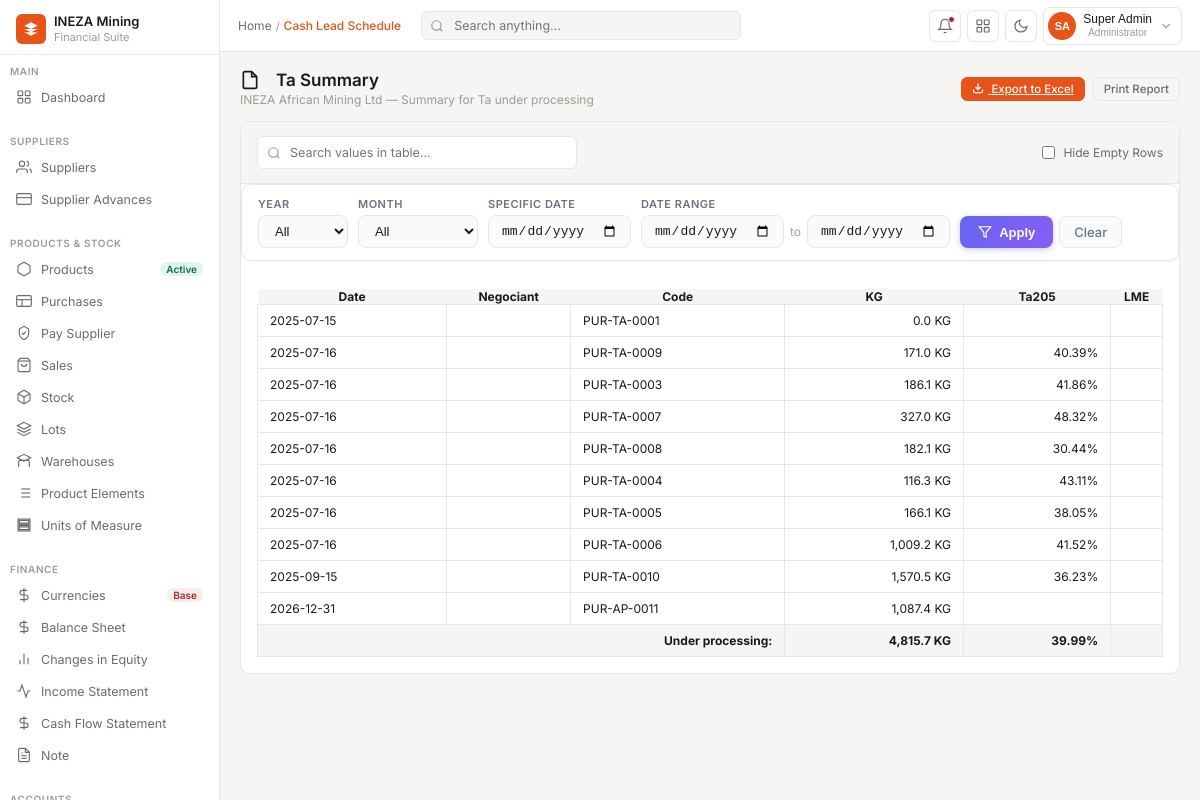
/pages/report_ta_summary/index.php (signed in), run on an earlier commit of the app's database.
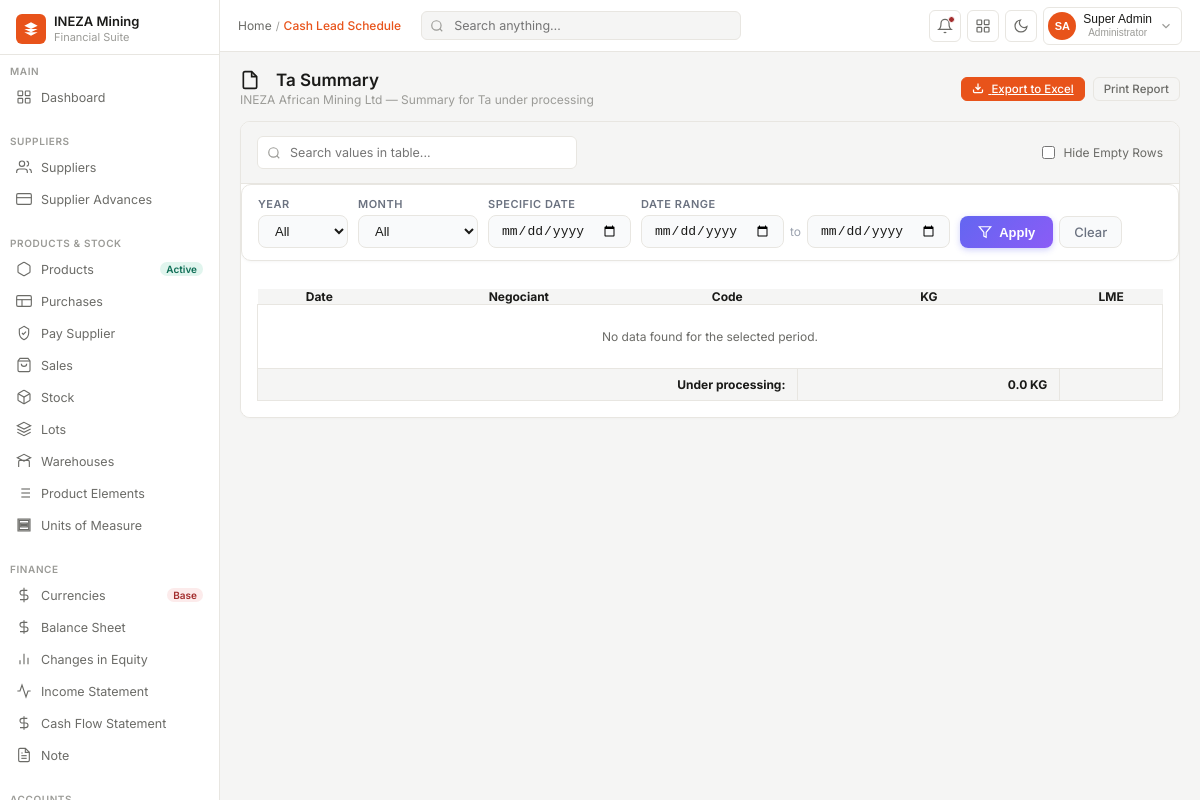
And on a later commit of the database.
### tables this page shows
CREATE TABLE `product_element` (
  `id` int(10) UNSIGNED NOT NULL,
  `element_code` varchar(30) NOT NULL COMMENT 'e.g. Ta205, Nb205, Sn, Fe, Bal',
  `element_name` varchar(150) NOT NULL COMMENT 'e.g. Tantalum Pentoxide, Tin, Iron',
  `symbol` varchar(20) DEFAULT NULL,
  `description` text DEFAULT NULL,
  `is_active` tinyint(1) DEFAULT 1,
  `created_at` timestamp NOT NULL DEFAULT current_timestamp(),
  `updated_at` timestamp NOT NULL DEFAULT current_timestamp() ON UPDATE current_timestamp()
);

CREATE TABLE `purchasing` (
  `id` bigint(20) UNSIGNED NOT NULL,
  `purchase_no` varchar(50) NOT NULL COMMENT 'Internal reference e.g. PUR-2025-0001',
  `delivery_no` varchar(30) DEFAULT NULL COMMENT 'D/Down reference e.g. DD 1',
  `inventory_code` varchar(50) DEFAULT NULL COMMENT 'Inventory/stock code per delivery',
  `account_id` bigint(20) UNSIGNED DEFAULT NULL,
  `delivery_date` date DEFAULT NULL,
  `purchase_date` date NOT NULL DEFAULT curdate(),
  `lot_id` int(10) UNSIGNED NOT NULL COMMENT 'Which lot/batch this delivery belongs to',
  `product_id` int(10) UNSIGNED NOT NULL COMMENT 'Which mineral product was purchased',
  `supplier_id` bigint(20) UNSIGNED NOT NULL COMMENT 'The négociant/supplier',
  `negociant` varchar(200) DEFAULT NULL,
  `warehouse_id` int(10) UNSIGNED NOT NULL COMMENT 'Receiving warehouse',
  `quantity_kg` decimal(14,4) NOT NULL COMMENT 'Delivered quantity in Kg',
  `uom_id` int(10) UNSIGNED NOT NULL DEFAULT 1 COMMENT 'Unit of measure (default KG)',
  `price_per_kg_rwf` decimal(18,4) DEFAULT NULL COMMENT 'Price per Kg in Rwf',
  `purchase_value_rwf` decimal(18,2) DEFAULT NULL COMMENT 'Total purchase value in Rwf',
  `exchange_rate` decimal(14,4) DEFAULT NULL COMMENT 'RWF/USD rate on purchase date',
  `purchase_currency_id` tinyint(3) UNSIGNED DEFAULT NULL,
  `purchase_amount_in_currency` decimal(18,4) DEFAULT NULL,
  `converted_amount` decimal(18,4) DEFAULT NULL,
  `purchase_value_usd` decimal(18,4) DEFAULT NULL COMMENT 'Total purchase value in USD',
  `net_paid_supplier_usd` decimal(18,4) DEFAULT NULL COMMENT 'Net amount paid to supplier USD',
  `charges_per_kg` decimal(12,4) DEFAULT NULL COMMENT 'Processing charge per Kg',
  `production_charges_per_kg` decimal(12,4) DEFAULT NULL,
  `price_per_ta_unit` decimal(12,4) DEFAULT NULL COMMENT 'Price per Ta unit (coltan)',
  `price_per_kg_usd` decimal(12,4) DEFAULT NULL COMMENT '$ price per Kg',
  `pricing_method` enum('lme','manual') NOT NULL DEFAULT 'lme',
  `lme_price` decimal(14,4) DEFAULT NULL COMMENT 'LME reference price (Tin)',
  `tc_charges` decimal(12,4) DEFAULT NULL COMMENT 'Treatment/refining charges',
  `tax_rra` decimal(14,4) DEFAULT NULL COMMENT 'RRA tax withheld',
  `tax_rma` decimal(14,4) DEFAULT NULL COMMENT 'RMA tax withheld',
  `tax_inkomane` decimal(14,4) DEFAULT NULL COMMENT 'INKOMANE levy withheld',
  `production_charges` decimal(14,4) DEFAULT NULL COMMENT 'Total production charges',
  `status` enum('pending','confirmed','received','cancelled') NOT NULL DEFAULT 'pending',
  `notes` text DEFAULT NULL,
  `created_by` int(11) DEFAULT NULL,
  `created_at` timestamp NOT NULL DEFAULT current_timestamp(),
  `updated_at` timestamp NOT NULL DEFAULT current_timestamp() ON UPDATE current_timestamp()
);

CREATE TABLE `unit_of_measure` (
  `id` int(10) UNSIGNED NOT NULL,
  `code` varchar(20) NOT NULL COMMENT 'e.g. KG, MT, G, LB',
  `name` varchar(100) NOT NULL COMMENT 'e.g. Kilogram, Metric Ton',
  `symbol` varchar(10) DEFAULT NULL,
  `is_active` tinyint(1) DEFAULT 1,
  `created_at` timestamp NOT NULL DEFAULT current_timestamp(),
  `updated_at` timestamp NOT NULL DEFAULT current_timestamp() ON UPDATE current_timestamp()
);

CREATE TABLE `purchasing_element_grade` (
  `id` bigint(20) UNSIGNED NOT NULL,
  `purchasing_id` bigint(20) UNSIGNED NOT NULL,
  `product_element_id` int(10) UNSIGNED NOT NULL,
  `grade_pct` decimal(10,6) DEFAULT NULL COMMENT 'Element grade as a fraction e.g. 0.418582',
  `notes` varchar(255) DEFAULT NULL
);

### pages/report_ta_summary/index.php (the view, shortened to what the changed rows need)
<?php
require_once __DIR__ . '/../../config/db.php';
$report_slug = 'ta_summary';
$report_title = 'Ta Summary';
$date_cond = "";
function formatGradeHtml($val) {
    $val = (float)$val;
    if ($val <= 1.0) {
        $val = $val * 100;
    }
    return number_format($val, 2) . '%';
}
$elements_query = "SELECT DISTINCT pe.id, pe.element_code, pe.element_name, pe.symbol, COALESCE(pec.display_order, 999) as display_order
                   FROM product_element pe
                   JOIN purchasing_element_grade peg ON pe.id = peg.product_element_id
                   JOIN purchasing p ON peg.purchasing_id = p.id
                   LEFT JOIN product_element_composition pec ON pe.id = pec.product_element_id AND pec.product_id = 2
                   WHERE p.product_id = 2 {$date_cond}
                   ORDER BY display_order ASC, pe.element_code ASC";
$elements_res = mysqli_query($conn, $elements_query);
if (!$elements_res || mysqli_num_rows($elements_res) === 0) {
    $elements_query = "SELECT DISTINCT pe.id, pe.element_code, pe.element_name, pe.symbol, COALESCE(pec.display_order, 999) as display_order
                       FROM product_element pe
                       LEFT JOIN product_element_composition pec ON pe.id = pec.product_element_id AND pec.product_id = 2
                       WHERE pec.product_id = 2
                       ORDER BY display_order ASC, pe.element_code ASC";
    $elements_res = mysqli_query($conn, $elements_query);
}
$elements = [];
while ($elem = mysqli_fetch_assoc($elements_res)) {
    $elements[] = $elem;
}
$uom_code = 'Kgs';
$uom_query = "SELECT uom.code
              FROM product p
              LEFT JOIN unit_of_measure uom ON p.uom_id = uom.id
              WHERE p.id = 2";
$uom_res = mysqli_query($conn, $uom_query);
if ($uom_res && $uom_row = mysqli_fetch_assoc($uom_res)) {
    $uom_code = $uom_row['code'] ?: 'Kgs';
}
$query = "SELECT p.id, p.purchase_date as tx_date, p.negociant, s.name as supplier_name, p.purchase_no,
            p.quantity_kg as total_weight,
            p.lme_price as avg_lme
          FROM purchasing p
          JOIN suppliers s ON p.supplier_id = s.id
          WHERE p.product_id = 2 {$date_cond}
          ORDER BY p.purchase_date ASC, s.name ASC";
$db_res = mysqli_query($conn, $query);
$grades_map = [];
$all_grades_query = "SELECT peg.purchasing_id, peg.product_element_id, peg.grade_pct, pe.element_name, pe.element_code, pe.symbol
                     FROM purchasing_element_grade peg
                     JOIN product_element pe ON peg.product_element_id = pe.id
                     JOIN purchasing p ON peg.purchasing_id = p.id
                     WHERE p.product_id = 2 {$date_cond}";
$all_grades_res = mysqli_query($conn, $all_grades_query);
if ($all_grades_res) {
    while ($g_row = mysqli_fetch_assoc($all_grades_res)) {
        $grades_map[$g_row['purchasing_id']][] = $g_row;
    }
}
?>
<!DOCTYPE html>
<html lang="en">
<head>
<link rel="stylesheet" href="../../src/css/dashboard.css">
<link rel="stylesheet" href="../../src/css/sidebar.css">
<link rel="stylesheet" href="../../src/css/navbar.css">
<link rel="stylesheet" href="../../src/css/reports.css">
</head>
<body>
<?php include __DIR__ . '/../include/sidebar.php'; ?>
<div class="main">
  <div class="content">
    <div class="page-header">
      <div>
        <h1 class="page-title">
          <svg viewBox="0 0 24 24" style="width: 20px; height: 20px; fill: none; stroke: currentColor; stroke-width: 2; margin-right: 8px;"><path d="M14 2H6a2 2 0 0 0-2 2v16a2 2 0 0 0 2 2h12a2 2 0 0 0 2-2V8z"/><polyline points="14 2 14 8 20 8"/></svg>
          <?php echo htmlspecialchars($report_title); ?>
        </h1>
      </div>
    </div>
    <div class="report-container page-<?php echo htmlspecialchars($report_slug); ?>">
      <div class="report-card">
      <div class="table-wrapper" style="padding: 16px;">
        <table class="excel-table" id="reportTable">
          <thead>
            <tr style="background: var(--bg); font-weight: 600;">
              <th>Date</th>
              <th>Negociant</th>
              <th>Code</th>
              <th><?php echo htmlspecialchars($uom_code); ?></th>
              <?php foreach ($elements as $elem): ?>
                <th><?php echo htmlspecialchars($elem['element_code']); ?></th>
              <?php endforeach; ?>
              <th>LME</th>
            </tr>
          </thead>
          <tbody>
            <?php
            $total_w = 0.0;
            if ($db_res && mysqli_num_rows($db_res) > 0):
                while ($row = mysqli_fetch_assoc($db_res)):
                    $weight = (float)$row['total_weight'];
                    $total_w += $weight;
                    $purchase_id = (int)$row['id'];
                    $row_grades = $grades_map[$purchase_id] ?? [];
            ?>
              <tr class="data-row">
                <td><?php echo htmlspecialchars($row['tx_date']); ?></td>
                <td><?php echo htmlspecialchars($row['negociant'] ?? ''); ?></td>
                <td><?php echo htmlspecialchars($row['purchase_no']); ?></td>
                <td style="text-align: right;">
                    <?php echo number_format($weight, 1) . ' ' . htmlspecialchars($uom_code); ?>
                </td>
                <?php foreach ($elements as $elem): ?>
                    <td style="text-align: right;">
                        <?php
                        $found_pct = '';
                        foreach ($row_grades as $g) {
                            if ((int)$g['product_element_id'] === (int)$elem['id']) {
                                $found_pct = formatGradeHtml($g['grade_pct']);
                                break;
                            }
                        }
                        echo $found_pct;
                        ?>
                    </td>
                <?php endforeach; ?>
                <td style="text-align: right;"><?php echo (float)$row['avg_lme'] > 0 ? '$' . number_format((float)$row['avg_lme'], 2) : ''; ?></td>
              </tr>
            <?php
                endwhile;
            else:
            ?>
              <tr>
                <td colspan="<?php echo 5 + count($elements); ?>" style="text-align: center; padding: 24px; color: var(--text2);">No data found for the selected period.</td>
              </tr>
            <?php
            endif;
            ?>
            <tr style="font-weight: 700; background: var(--bg);">
              <td colspan="3" style="text-align: right;">Under processing:</td>
              <td style="text-align: right;">
                  <?php echo number_format($total_w, 1) . ' ' . htmlspecialchars($uom_code); ?>
                  <?php
                  $avg_grades_query = "SELECT pe.id, pe.element_name, pe.element_code, AVG(peg.grade_pct) as avg_pct
                                       FROM purchasing_element_grade peg
                                       JOIN product_element pe ON peg.product_element_id = pe.id
                                       JOIN purchasing p ON peg.purchasing_id = p.id
                                       WHERE p.product_id = 2 {$date_cond}
                                       GROUP BY pe.id, pe.element_name, pe.element_code";
                  $avg_grades_res = mysqli_query($conn, $avg_grades_query);
                  $avg_grades = [];
                  if ($avg_grades_res) {
                      while ($ag = mysqli_fetch_assoc($avg_grades_res)) {
                          $avg_grades[(int)$ag['id']] = $ag;
                      }
                  }
                  ?>
              </td>
              <?php foreach ($elements as $elem): ?>
                  <td style="text-align: right;">
                      <?php
                      $elem_id = (int)$elem['id'];
                      if (isset($avg_grades[$elem_id])) {
                          echo formatGradeHtml($avg_grades[$elem_id]['avg_pct']);
                      }
                      ?>
                  </td>
              <?php endforeach; ?>
              <td></td>
            </tr>
          </tbody>
        </table>
      </div>
    </div>
  </div>
  </div>
</div>
</body>
</html>

What changed in the data, as far as the page shows it:
no longer on this page (row unchanged): product_element: element_code "Ta205", avg_pct "39.99%"
removed purchasing: purchase_date "2025-07-15", purchase_no "PUR-TA-0001", quantity_kg "0.0", $uom_code "KG"
removed purchasing: purchase_date "2025-07-16", purchase_no "PUR-TA-0009", quantity_kg "171.0", $uom_code "KG"
removed purchasing_element_grade: grade_pct "40.39%"
removed purchasing: purchase_date "2025-07-16", purchase_no "PUR-TA-0003", quantity_kg "186.1", $uom_code "KG"
removed purchasing_element_grade: grade_pct "41.86%"
removed purchasing: purchase_date "2025-07-16", purchase_no "PUR-TA-0007", quantity_kg "327.0", $uom_code "KG"
removed purchasing_element_grade: grade_pct "48.32%"
removed purchasing: purchase_date "2025-07-16", purchase_no "PUR-TA-0008", quantity_kg "182.1", $uom_code "KG"
removed purchasing_element_grade: grade_pct "30.44%"
removed purchasing: purchase_date "2025-07-16", purchase_no "PUR-TA-0004", quantity_kg "116.3", $uom_code "KG"
removed purchasing_element_grade: grade_pct "43.11%"
removed purchasing: purchase_date "2025-07-16", purchase_no "PUR-TA-0005", quantity_kg "166.1", $uom_code "KG"
removed purchasing_element_grade: grade_pct "38.05%"
removed purchasing: purchase_date "2025-07-16", purchase_no "PUR-TA-0006", quantity_kg "1,009.2", $uom_code "KG"
removed purchasing_element_grade: grade_pct "41.52%"
removed purchasing: purchase_date "2025-09-15", purchase_no "PUR-TA-0010", quantity_kg "1,570.5", $uom_code "KG"
removed purchasing_element_grade: grade_pct "36.23%"
removed purchasing: purchase_date "2026-12-31", purchase_no "PUR-AP-0011", quantity_kg "1,087.4", $uom_code "KG"
Also different on the page:
$total_w: "4,815.7" → "0.0"
text now shown: "No data found for the selected period."
